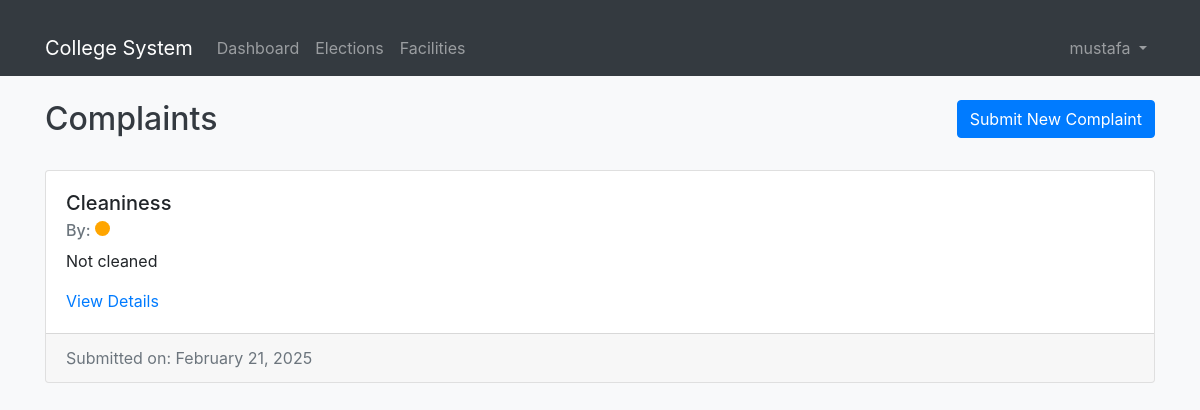
Page /complaints/ (signed in) on the committed database.
### accounts/models.py (models this page shows, shortened)
class User(AbstractUser):
    ROLES = (
        ('student', 'Student'),
        ('faculty', 'Faculty'),
        ('admin', 'Administrator'),
        ('staff', 'Staff')  # Added staff role
    )
    DEPARTMENTS = (
        ('cs', 'Computer Science'),
        ('it', 'Information Technology'),
        ('ec', 'Electronics & Communication'),
        ('me', 'Mechanical Engineering'),
        ('ce', 'Civil Engineering'),
        ('admin', 'Administration')
    )
    role = models.CharField(max_length=20, choices=ROLES)
    department = models.CharField(max_length=100, choices=DEPARTMENTS)
    student_id = models.CharField(max_length=20, blank=True, null=True)
    phone = models.CharField(max_length=15)
    profile_picture = models.ImageField(upload_to='profile_pics/', blank=True, null=True)
    bio = models.TextField(max_length=500, blank=True)
    date_of_birth = models.DateField(null=True, blank=True)
    address = models.TextField(blank=True)
    emergency_contact = models.CharField(max_length=15, blank=True)
    linkedin_profile = models.URLField(max_length=200, blank=True)
    github_profile = models.URLField(max_length=200, blank=True)
    groups = models.ManyToManyField(
        'auth.Group',
        related_name='custom_user_set',
        blank=True,
        help_text='The groups this user belongs to.',
        verbose_name='groups',
    )
    user_permissions = models.ManyToManyField(
        'auth.Permission',
        related_name='custom_user_set',
        blank=True,
        help_text='Specific permissions for this user.',
        verbose_name='user permissions',
    )
    health_requests = models.TextField(blank=True)  # Field to store health requests
    leave_requests = models.TextField(blank=True)    # Field to store leave requests
    class Meta:
        permissions = [
            ("can_view_dashboard", "Can view dashboard"),
            ("can_manage_elections", "Can manage elections"),
            ("can_manage_facilities", "Can manage facilities"),
            ("can_handle_complaints", "Can handle complaints"),
        ]

### complaints/models.py (models this page shows, shortened)
class Complaint(models.Model):
    STATUS_CHOICES = [
        ('pending', 'Pending'),
        ('in_progress', 'In Progress'),
        ('resolved', 'Resolved'),
        ('rejected', 'Rejected'),
    ]
    title = models.CharField(max_length=255)
    description = models.TextField()
    is_anonymous = models.BooleanField(default=False)
    created_at = models.DateTimeField(auto_now_add=True)
    status = models.CharField(max_length=20, choices=STATUS_CHOICES, default='pending')
    user = models.ForeignKey(settings.AUTH_USER_MODEL, on_delete=models.CASCADE, null=True)
    def get_user_display(self):
        return "Anonymous" if self.is_anonymous else self.user.get_full_name()

### complaints/views.py (the view)
# urls.py: path('', views.complaint_list, name='list'),
@login_required
def complaint_list(request):
    complaints = Complaint.objects.filter(user=request.user).order_by('-created_at')
    return render(request, 'complaints/complaint_list.html', {'complaints': complaints})

### complaints/templates/complaints/complaint_list.html (shortened to what this page needs)
{% extends 'base.html' %}
{% block content %}
<div class="row mb-4">
    <div class="col-md-8">
        <h2>Complaints</h2>
    </div>
    <div class="col-md-4 text-end">
        <a href="{% url 'complaints:create' %}" class="btn btn-primary">Submit New Complaint</a>
    </div>
</div>
<div class="row">
    {% for complaint in complaints %}
    <div class="col-12 mb-3">
        <div class="card">
            <div class="card-body">
                <h5 class="card-title">{{ complaint.title }}</h5>
                <h6 class="card-subtitle mb-2 text-muted">
                    By: {{ complaint.get_user_display }}
                    <span class="badge" style="background-color: {% if complaint.status == 'pending' %} orange {% elif complaint.status == 'in_progress' %} blue {% elif complaint.status == 'resolved' %} green {% endif %}; border-radius: 50%; width: 15px; height: 15px; display: inline-block; animation: pulse 1.5s infinite;">
                    </span>
                </h6>
                <p class="card-text">{{ complaint.description|truncatewords:50 }}</p>
                <a href="{% url 'complaints:detail' complaint.pk %}" class="card-link">View Details</a>
            </div>
            <div class="card-footer text-muted">
                Submitted on: {{ complaint.created_at|date:"F d, Y" }}
            </div>
        </div>
    </div>
    {% empty %}
    <div class="col-12">
        <p>No complaints found.</p>
    </div>
    {% endfor %}
</div>
{% endblock %}

### templates/base.html (shortened to what this page needs)
{% load static %}
<!DOCTYPE html>
<html lang="en">
<head>
    <link href="https://cdn.jsdelivr.net/npm/bootstrap@5.1.3/dist/css/bootstrap.min.css" rel="stylesheet">
    <link href="https://stackpath.bootstrapcdn.com/bootstrap/4.5.2/css/bootstrap.min.css" rel="stylesheet">
    <link rel="stylesheet" href="{% static 'css/styles.css' %}">
    <link rel="stylesheet" href="https://cdnjs.cloudflare.com/ajax/libs/font-awesome/6.0.0-beta3/css/all.min.css">
    <link rel="stylesheet" href="https://cdnjs.cloudflare.com/ajax/libs/sweetalert/1.1.3/sweetalert.min.css">
</head>
<body>
    <nav class="navbar navbar-expand-lg navbar-dark bg-dark">
        <div class="container">
            <a class="navbar-brand" href="{% url 'accounts:dashboard' %}">College System</a>
            <div class="collapse navbar-collapse" id="navbarNav">
                {% if user.is_authenticated %}
                    <ul class="navbar-nav me-auto">
                        <li class="nav-item">
                            <a class="nav-link" href="{% url 'accounts:dashboard' %}">Dashboard</a>
                        </li>
                        <li class="nav-item">
                            <a class="nav-link" href="{% url 'elections:list' %}">Elections</a>
                        </li>
                        <li class="nav-item">
                            <a class="nav-link" href="{% url 'facilities:facility_list' %}">Facilities</a>
                        </li>
                    </ul>
                    <ul class="navbar-nav">
                        <li class="nav-item dropdown">
                            <a class="nav-link dropdown-toggle" href="#" id="navbarDropdown" role="button" data-bs-toggle="dropdown">
                                {{ user.get_full_name|default:user.username }}
                            </a>
                        </li>
                    </ul>
                {% endif %}
            </div>
        </div>
    </nav>
    <div class="container mt-4">
        {% block content %}{% endblock %}
    </div>
</body>
</html>

### static/css/styles.css (style rules this page uses)
body { background-color: #f8f9fa; }
h2, h3 { color: #343a40; }
.card { transition: transform 0.2s; }
.btn-primary { background-color: #007bff; border-color: #007bff; }
.container { margin-top: 20px; }
.badge { animation: breathing 1.5s infinite; }

### rows in the picture
User: get_full_name "mustafa"
Complaint: title "Cleaniness", description "Not cleaned", created_at "February 21, 2025"
